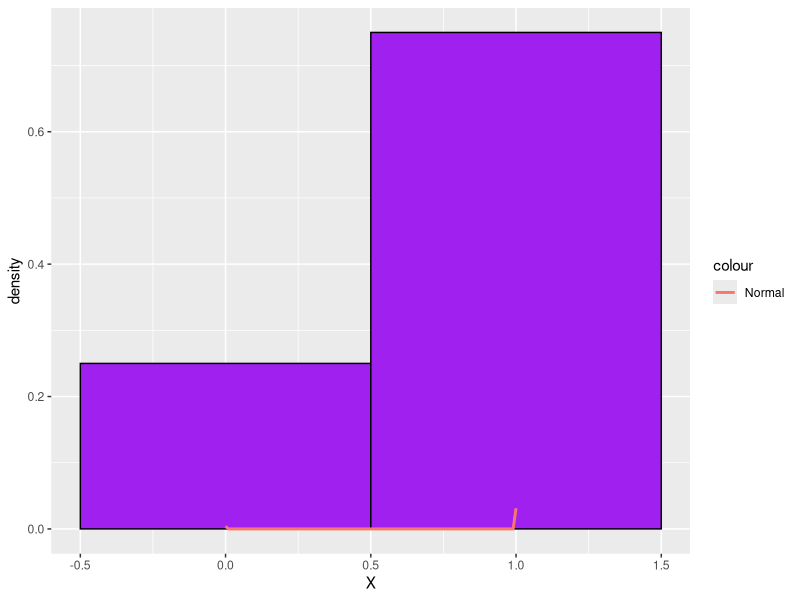

Here is the R script that generated this plot:
library(ggplot2)
library(tidyverse)

X <- c(1, 0, 1, 0, 1, 1, 1, 1)

summary(X)

ggplot() +
  geom_histogram(aes(x = X, y = after_stat(density)),
    bins = 2,
    col = "black", fill = "purple"
  ) +
  geom_function(aes(col = "Normal"),
    linewidth = 1,
    fun = function(x) dbinom(x, 8, 0.5)
  )
